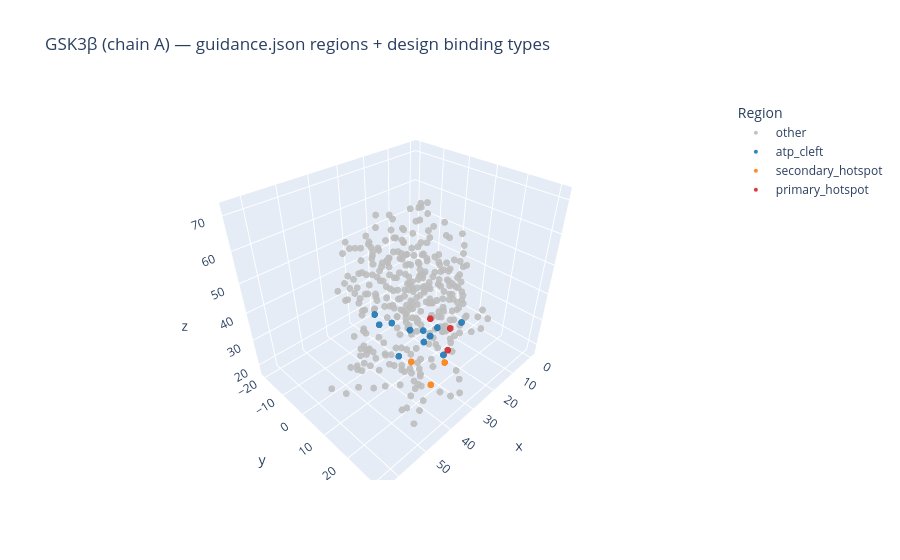

Notebook code cell kept with this figure:
### Markdown cell above
## 6. GSK3β target — design, guidance & hotspot map

Therapeutic context: cyclic disulfide-stapled peptide vs GSK3β kinase domain (1Q4L chain A) for **substrate-selective modulation** (not ATP-competitive inhibition). Design hotspots target the substrate-recognition groove; ATP cleft residues are repulsion targets in guidance and gate G2.

**Sources (BoltzGen campaign)**
| File | Role |
|------|------|
| `notebooks/gsk3b.cif` | Kinase structure for visualization (copy of target CIF) |
| `targets/gsk3b/gsk3b_peptide_design.yaml` | Peptide scaffold, binding types, proximity shell, disulfide |
| `targets/gsk3b/guidance.json` | Hotspot regions + guidance hyperparameters |
| `targets/gsk3b/guidance_feats.json` | Flat guidance keys passed to BoltzGen `design` stage |

Primary substrate-groove contacts: **R96, D180, K205** (`hotspots_primary` in `guidance.json`). ATP cleft residues (133–135, 200–206, etc.) appear only in `atp_cleft` for repulsion scoring.

### Code cell
from IPython.display import display

target_out = EDA_DIR / "target"
target_out.mkdir(parents=True, exist_ok=True)

THREE_TO_ONE = {
    "ALA": "A", "ARG": "R", "ASN": "N", "ASP": "D", "CYS": "C", "GLN": "Q", "GLU": "E",
    "GLY": "G", "HIS": "H", "ILE": "I", "LEU": "L", "LYS": "K", "MET": "M", "PHE": "F",
    "PRO": "P", "SER": "S", "THR": "T", "TRP": "W", "TYR": "Y", "VAL": "V",
}


def extract_chain_ca(cif_path: Path, chain_id: str = "A") -> pd.DataFrame:
    from Bio.PDB.MMCIFParser import MMCIFParser

    structure = MMCIFParser(QUIET=True).get_structure("gsk3b", str(cif_path))
    rows = []
    for model in structure:
        for chain in model:
            if chain.id != chain_id:
                continue
            for residue in chain:
                if residue.id[0] != " ":
                    continue
                resseq = int(residue.id[1])
                resname = residue.get_resname().upper()
                if "CA" not in residue:
                    continue
                ca = residue["CA"].coord
                aa = THREE_TO_ONE.get(resname, "X")
                rows.append({"resseq": resseq, "aa": aa, "x": ca[0], "y": ca[1], "z": ca[2]})
        break
    return pd.DataFrame(rows)


def _parse_binding_list(raw) -> list[int]:
    if isinstance(raw, list):
        return [int(x) for x in raw]
    if isinstance(raw, str):
        return [int(x.strip()) for x in raw.split(",") if x.strip()]
    return []


missing = [p for p in (GSK3B_CIF, GSK3B_DESIGN_YAML, GSK3B_GUIDANCE_JSON, GSK3B_GUIDANCE_FEATS) if not p.exists()]
if missing:
    print("Missing GSK3β campaign files — skip target section:")
    for p in missing:
        print(f"  - {p}")
else:
    design_cfg = yaml.safe_load(GSK3B_DESIGN_YAML.read_text(encoding="utf-8"))
    guidance_cfg = json.loads(GSK3B_GUIDANCE_JSON.read_text(encoding="utf-8"))
    guidance_feats = json.loads(GSK3B_GUIDANCE_FEATS.read_text(encoding="utf-8"))

    peptide_entity = next(e for e in design_cfg["entities"] if "protein" in e)
    target_entity = next(e for e in design_cfg["entities"] if "file" in e)
    target_file = target_entity["file"]
    binding_types = _parse_binding_list(
        target_file["binding_types"][0]["chain"]["binding"]
    )
    proximity = target_file.get("include_proximity", [{}])[0].get("chain", {})

    design_summary = pd.DataFrame(
        [
            {"field": "peptide_sequence", "value": peptide_entity["protein"]["sequence"]},
            {"field": "peptide_length", "value": len(peptide_entity["protein"]["sequence"])},
            {"field": "secondary_structure", "value": str(peptide_entity["protein"].get("secondary_structure", {}))},
            {"field": "disulfide_bond", "value": str(design_cfg.get("constraints", []))},
            {"field": "target_cif", "value": target_file["path"]},
            {"field": "target_chain", "value": target_file["include"][0]["chain"]["id"]},
            {"field": "target_res_index", "value": str(target_file["include"][0]["chain"]["res_index"])},
            {"field": "binding_types_count", "value": len(binding_types)},
            {"field": "proximity_radius_A", "value": proximity.get("radius")},
        ]
    )
    print("### Peptide design (`gsk3b_peptide_design.yaml`)")
    display(design_summary)

    binding_df = pd.DataFrame({"label_seq_id": binding_types}).sort_values("label_seq_id")
    binding_df["role"] = binding_df["label_seq_id"].map(
        lambda r: "binding_type"
        if r in binding_types
        else "other"
    )
    print("Binding-type residues (design yaml):")
    display(binding_df)

    region_rows = []
    for name, residues in guidance_cfg.items():
        if not name.startswith("hotspots") and name != "atp_cleft":
            continue
        for res in residues:
            region_rows.append({"label_seq_id": int(res), "region": name})
    regions_df = pd.DataFrame(region_rows).sort_values(["region", "label_seq_id"])
    print("Hotspot regions (`guidance.json`):")
    display(regions_df)

    guidance_rows = []
    for section, payload in [("guidance.json", guidance_cfg.get("guidance", {})), ("guidance_feats.json", guidance_feats)]:
        if section == "guidance_feats.json":
            for key, val in payload.items():
                guidance_rows.append({"source": section, "key": key, "value": val})
        else:
            flat = {
                **{k: v for k, v in payload.items() if not isinstance(v, dict)},
                **{f"bbb_{k}": v for k, v in payload.get("bbb", {}).items()},
            }
            for key, val in flat.items():
                guidance_rows.append({"source": section, "key": key, "value": val})
    guidance_table = pd.DataFrame(guidance_rows)
    print("Guidance hyperparameters:")
    display(guidance_table.pivot(index="key", columns="source", values="value"))

    primary = set(guidance_cfg.get("hotspots_primary", []))
    secondary = set(guidance_cfg.get("hotspots_secondary", []))
    atp_cleft = set(guidance_cfg.get("atp_cleft", []))
    binding_set = set(binding_types)

    chain_id = target_file["include"][0]["chain"]["id"]
    ca_df = extract_chain_ca(GSK3B_CIF, chain_id=chain_id)

    def region_label(resseq: int) -> str:
        if resseq in primary:
            return "primary_hotspot"
        if resseq in secondary:
            return "secondary_hotspot"
        if resseq in atp_cleft:
            return "atp_cleft"
        if resseq in binding_set:
            return "design_binding"
        return "other"

    ca_df["region"] = ca_df["resseq"].map(region_label)
    ca_df["label"] = ca_df.apply(lambda r: f"{r['aa']}{r['resseq']}", axis=1)
    ca_df.to_csv(target_out / "gsk3b_ca_hotspots.csv", index=False)

    palette = {
        "primary_hotspot": "#d62728",
        "secondary_hotspot": "#ff7f0e",
        "atp_cleft": "#1f77b4",
        "design_binding": "#9467bd",
        "other": "#bdbdbd",
    }
    fig = px.scatter_3d(
        ca_df,
        x="x",
        y="y",
        z="z",
        color="region",
        color_discrete_map=palette,
        hover_name="label",
        title="GSK3β (chain A) — guidance.json regions + design binding types",
        opacity=0.9,
    )
    fig.update_traces(marker=dict(size=4))
    fig.update_layout(scene=dict(aspectmode="data"), legend_title_text="Region")
    fig.write_html(target_out / "gsk3b_hotspots_3d.html")
    fig.show()

    hotspot_table = ca_df[ca_df["region"] != "other"].sort_values("resseq")
    print("Annotated CA atoms:")
    display(hotspot_table[["label", "region", "x", "y", "z"]])

    fig, ax = plt.subplots(figsize=(14, 3))
    order = ca_df.sort_values("resseq")
    ax.scatter(order["resseq"], np.zeros(len(order)), c=order["region"].map(palette), s=55)
    for resseq in sorted(primary):
        row = ca_df[ca_df["resseq"] == resseq]
        if not row.empty:
            ax.annotate(
                row.iloc[0]["label"],
                (resseq, 0),
                textcoords="offset points",
                xytext=(0, 10),
                ha="center",
                fontsize=9,
            )
    ax.set_yticks([])
    ax.set_xlabel("label_seq_id (chain A)")
    ax.set_title("GSK3β sequence map — primary hotspots R96, D180, K205")
    save_fig(fig, target_out / "gsk3b_hotspot_sequence_map.png")

    try:
        import py3Dmol

        cif_text = GSK3B_CIF.read_text(encoding="utf-8", errors="ignore")
        view = py3Dmol.view(width=760, height=480)
        view.addModel(cif_text, "cif")
        view.setStyle({"cartoon": {"color": "lightgray"}})
        for resseq in sorted(primary):
            view.addStyle({"resi": resseq, "chain": chain_id}, {"stick": {"colorscheme": "redCarbon"}})
        for resseq in sorted(binding_set - primary)[:12]:
            view.addStyle({"resi": resseq, "chain": chain_id}, {"stick": {"color": "purple"}})
        for resseq in sorted(atp_cleft - primary - binding_set)[:8]:
            view.addStyle({"resi": resseq, "chain": chain_id}, {"stick": {"color": "blue"}})
        view.zoomTo()
        view.show()
    except ImportError:
        pass

### Figure 1 — Plotly figure (JSON) as saved in the notebook; plotly's stock layout.template omitted (floating-point values rounded to 4 significant figures; data arrays with more than 128 entries replaced by an {"elided": "..."} marker saying what was removed)
{"data": [{"hovertemplate": "<b>%{hovertext}</b><br><br>region=other<br>x=%{x}<br>y=%{y}<br>z=%{z}<extra></extra>", "hovertext": {"elided": "325 str values"}, "legendgroup": "other", "marker": {"color": "#bdbdbd", "opacity": 0.9, "size": 4, "symbol": "circle"}, "mode": "markers", "name": "other", "scene": "scene", "showlegend": true, "type": "scatter3d", "x": {"elided": "325 float values"}, "y": {"elided": "325 float values"}, "z": {"elided": "325 float values"}}, {"hovertemplate": "<b>%{hovertext}</b><br><br>region=atp_cleft<br>x=%{x}<br>y=%{y}<br>z=%{z}<extra></extra>", "hovertext": ["R50", "K85", "D133", "Y134", "V135", "D200", "F201", "G202", "S203", "A204", "Q206"], "legendgroup": "atp_cleft", "marker": {"color": "#1f77b4", "opacity": 0.9, "size": 4, "symbol": "circle"}, "mode": "markers", "name": "atp_cleft", "scene": "scene", "showlegend": true, "type": "scatter3d", "x": [43.45, 41.55, 41.56, 43.32, 41.81, 33.24, 30.76, 31.15, 27.47, 26.03, 21.02], "y": [31.3, 14.42, 11.82, 8.748, 5.334, 10.63, 13.48, 14.24, 13.39, 14.78, 19.6], "z": [44.87, 31.86, 42.15, 40.79, 41.53, 33.99, 34.05, 30.39, 29.87, 33.12, 34.97]}, {"hovertemplate": "<b>%{hovertext}</b><br><br>region=secondary_hotspot<br>x=%{x}<br>y=%{y}<br>z=%{z}<extra></extra>", "hovertext": ["F67", "Q89", "N95"], "legendgroup": "secondary_hotspot", "marker": {"color": "#ff7f0e", "opacity": 0.9, "size": 4, "symbol": "circle"}, "mode": "markers", "name": "secondary_hotspot", "scene": "scene", "showlegend": true, "type": "scatter3d", "x": [35.53, 37.95, 32.69], "y": [13.45, 23.38, 23.55], "z": [24.92, 24.67, 29.69]}, {"hovertemplate": "<b>%{hovertext}</b><br><br>region=primary_hotspot<br>x=%{x}<br>y=%{y}<br>z=%{z}<extra></extra>", "hovertext": ["R96", "R180", "K205"], "legendgroup": "primary_hotspot", "marker": {"color": "#d62728", "opacity": 0.9, "size": 4, "symbol": "circle"}, "mode": "markers", "name": "primary_hotspot", "scene": "scene", "showlegend": true, "type": "scatter3d", "x": [29.58, 23.45, 23.36], "y": [21.88, 9.752, 17.47], "z": [31.16, 32.12, 32.85]}], "layout": {"legend": {"title": {"text": "Region"}, "tracegroupgap": 0}, "scene": {"aspectmode": "data", "domain": {"x": [0, 1], "y": [0, 1]}, "xaxis": {"title": {"text": "x"}}, "yaxis": {"title": {"text": "y"}}, "zaxis": {"title": {"text": "z"}}}, "title": {"text": "GSK3β (chain A) — guidance.json regions + design binding types"}}}
